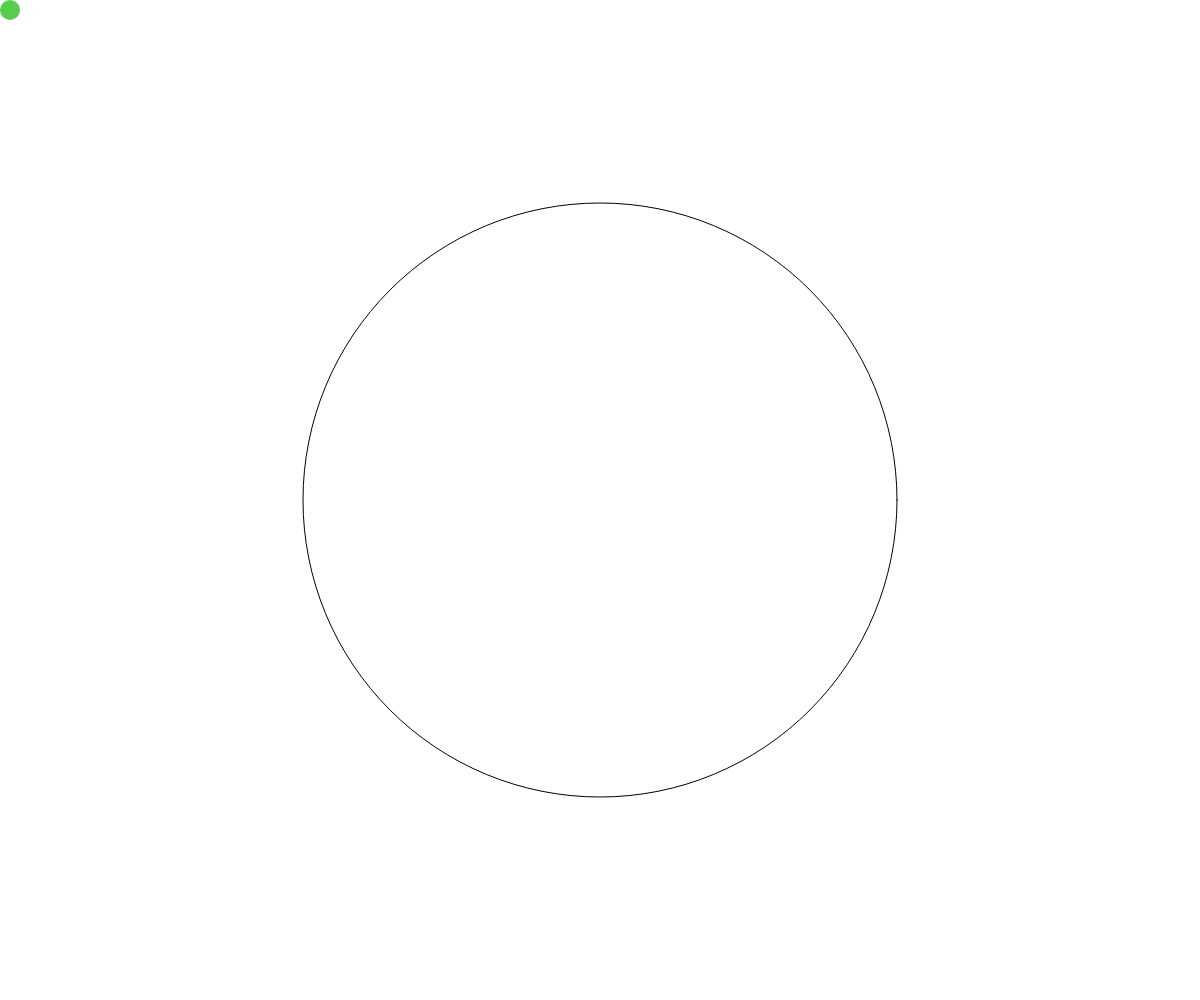
Frame 1 (no input)
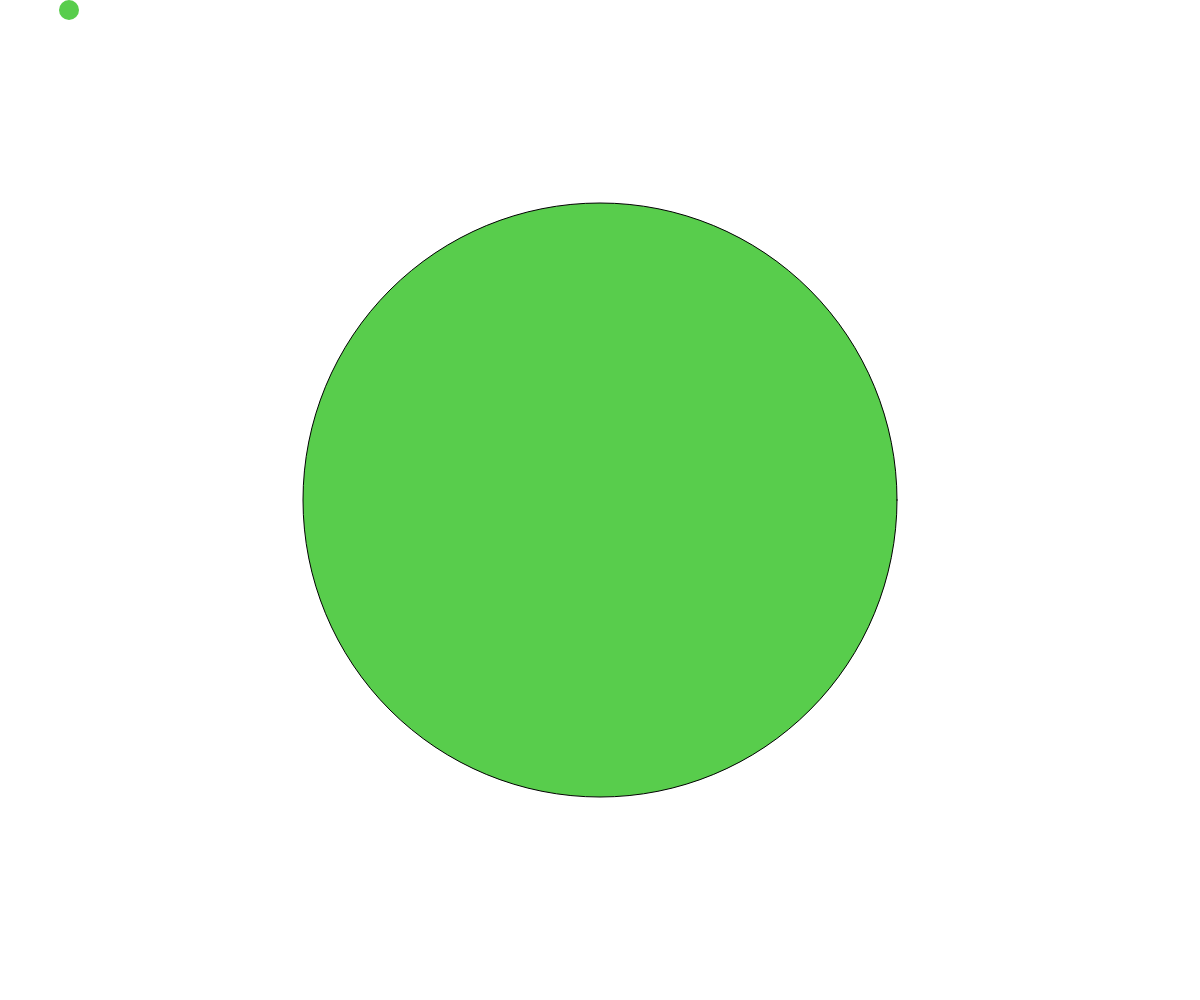
Frame 60 (no input)
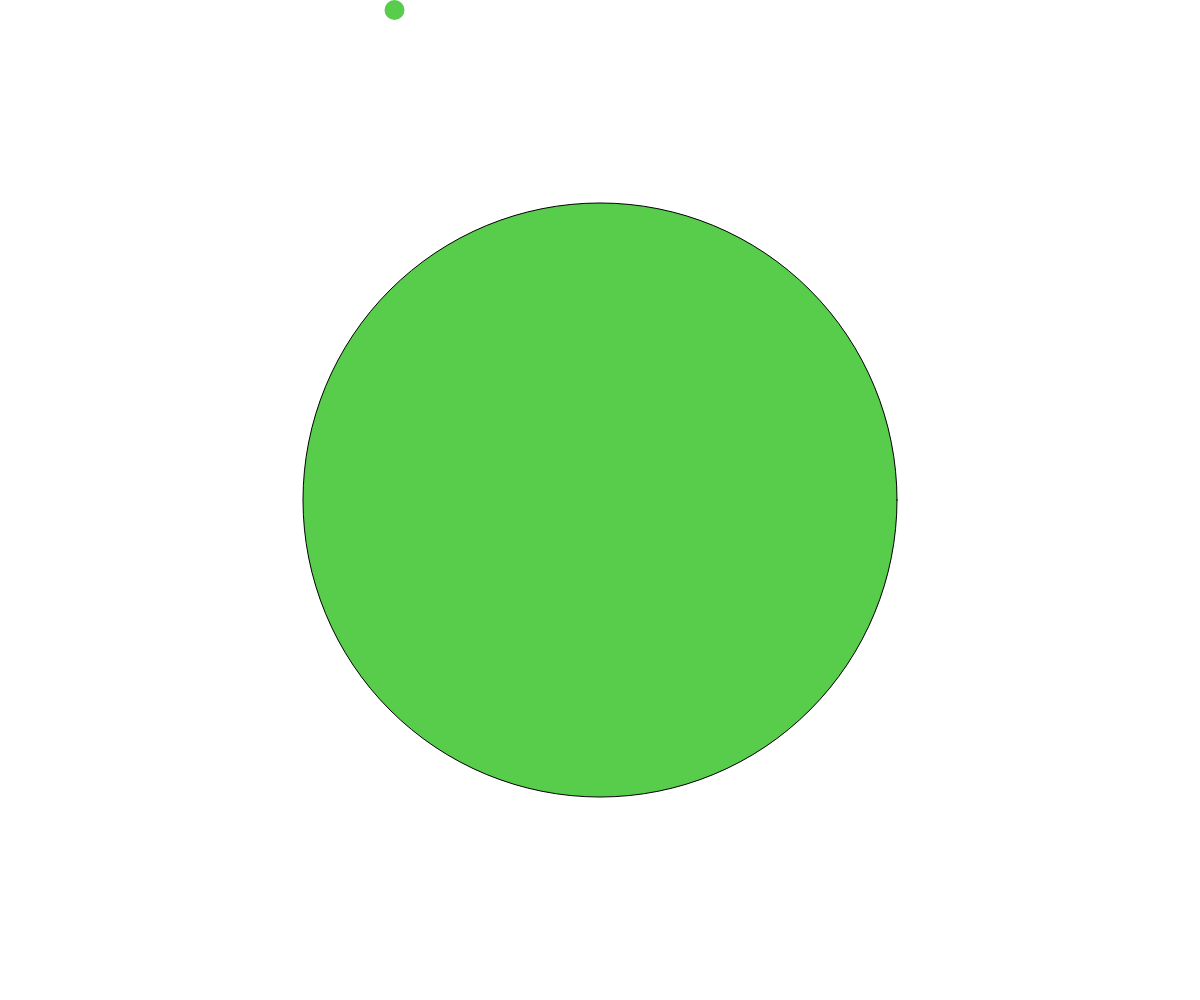
Frame 120 (the mouse pressed at the canvas centre since frame 60)

The p5.js sketch that drew these frames (run headless with seeded random() and noise() and a simulated clock; from frame 60 on, the mouse is pressed at the canvas centre):

// p5.js sketch
// ── sketch.js
var x;
var y;
var padding;
var circleSize;
var xDirection;
var yDirection;
var speed;
var r;
var g;
var b;
var laps;

function setup() {
  createCanvas(windowWidth, windowHeight);
  circleSize = 20;
  padding = circleSize/2;
  x = padding;
  y = padding;
  xDirection = 1;
  yDirection = 0;
  speed = 3;
  r = random(255);
  g = random(255);
  b = random(255);
  laps = 0;
}

function draw() {
  speed = map(mouseX, 0, width, 1, 10);
  if (x >= (width - padding) && y <= padding) {
    xDirection = 0;
    yDirection = 1;
    r = random(255);
  }

  else if(x >= (width - padding) && y >= (height - padding)) {
   xDirection = -1;
   yDirection = 0;
   g = random(255);
  }
  
  else if(x <= padding && y >= (height - padding)) {
    xDirection = 0;
    yDirection = -1;
    b = random(255);
  }
  
  else if(x <= padding && y <= padding) {
    xDirection = 1;
    yDirection = 0;
    r = random(255);
    g = random(255);
    b = random(255);
    laps++;
  }
  var lapInverse = map(laps, 0, 100, width/2, 0);
  background(255,255,255);
  stroke(0);
  ellipse(width/2, height/2, lapInverse, lapInverse);
  noStroke();
  fill(r,g,b);
  ellipse(x, y, circleSize, circleSize);
  x = x + (xDirection * speed);
  y = y + (yDirection * speed);
  
}
